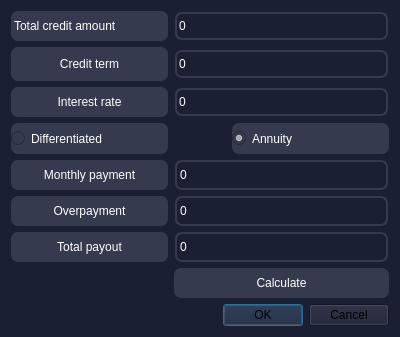
<?xml version="1.0" encoding="UTF-8"?>
<ui version="4.0">
 <class>credit_calc</class>
 <widget class="QDialog" name="credit_calc">
  <property name="geometry">
   <rect>
    <x>0</x>
    <y>0</y>
    <width>400</width>
    <height>325</height>
   </rect>
  </property>
  <property name="windowTitle">
   <string>Dialog</string>
  </property>
  <property name="styleSheet">
   <string notr="true">background-color: #1A1F33;</string>
  </property>
  <layout class="QGridLayout" name="gridLayout_2">
   <item row="1" column="0">
    <widget class="QDialogButtonBox" name="buttonBox">
     <property name="orientation">
      <enum>Qt::Horizontal</enum>
     </property>
     <property name="standardButtons">
      <set>QDialogButtonBox::Cancel|QDialogButtonBox::Ok</set>
     </property>
    </widget>
   </item>
   <item row="0" column="0">
    <layout class="QGridLayout" name="gridLayout">
     <item row="4" column="1" alignment="Qt::AlignRight">
      <widget class="QRadioButton" name="radioButton_annuity">
       <property name="styleSheet">
        <string notr="true">QRadioButton {
	background-color: #353A4E;
	color: white;
	font-family: 'JetBrains Mono';
	padding: 8px 0 8px;
	border-radius: 7px;
	width: 157px;
	max-width: 157px;
}</string>
       </property>
       <property name="text">
        <string>Annuity</string>
       </property>
       <property name="checked">
        <bool>true</bool>
       </property>
       <property name="autoExclusive">
        <bool>false</bool>
       </property>
      </widget>
     </item>
     <item row="7" column="1">
      <widget class="QLabel" name="label_overpayment">
       <property name="styleSheet">
        <string notr="true">QLabel {
	border: 1.5px solid #353A4E;
	border-radius: 7px;
	padding: 4px 0 4px;
	margin: 0 1px 0;
	font-family: 'JetBrains Mono';
	color: white;
}</string>
       </property>
       <property name="text">
        <string>0</string>
       </property>
      </widget>
     </item>
     <item row="8" column="0" alignment="Qt::AlignHCenter">
      <widget class="QLabel" name="label_6">
       <property name="toolTip">
        <string>&lt;html&gt;&lt;head/&gt;&lt;body&gt;&lt;p align=&quot;center&quot;&gt;&lt;br/&gt;&lt;/p&gt;&lt;/body&gt;&lt;/html&gt;</string>
       </property>
       <property name="styleSheet">
        <string notr="true">QLabel {
	background-color: #353A4E;
	color: white;
	font-family: 'JetBrains Mono';
	padding: 8px 0 8px;
	border-radius: 7px;
	min-width: 157px;
}</string>
       </property>
       <property name="text">
        <string>Total payout</string>
       </property>
       <property name="alignment">
        <set>Qt::AlignCenter</set>
       </property>
      </widget>
     </item>
     <item row="0" column="0" alignment="Qt::AlignHCenter|Qt::AlignVCenter">
      <widget class="QLabel" name="label">
       <property name="styleSheet">
        <string notr="true">QLabel {
	background-color: #353A4E;
	color: white;
	font-family: 'JetBrains Mono';
	padding: 8px 0 8px;
	border-radius: 7px;
	min-width: 157px;
	max-width: 157px;
}</string>
       </property>
       <property name="text">
        <string>Total credit amount</string>
       </property>
      </widget>
     </item>
     <item row="8" column="1">
      <widget class="QLabel" name="label_total_payout">
       <property name="styleSheet">
        <string notr="true">QLabel {
	border: 1.5px solid #353A4E;
	border-radius: 7px;
	padding: 4px 0 4px;
	margin: 0 1px 0;
	font-family: 'JetBrains Mono';
	color: white;
}</string>
       </property>
       <property name="text">
        <string>0</string>
       </property>
      </widget>
     </item>
     <item row="6" column="0" alignment="Qt::AlignHCenter">
      <widget class="QLabel" name="label_4">
       <property name="styleSheet">
        <string notr="true">QLabel {
	background-color: #353A4E;
	color: white;
	font-family: 'JetBrains Mono';
	padding: 8px 0 8px;
	border-radius: 7px;
	min-width: 157px;
}</string>
       </property>
       <property name="text">
        <string>Monthly payment</string>
       </property>
       <property name="alignment">
        <set>Qt::AlignCenter</set>
       </property>
      </widget>
     </item>
     <item row="0" column="1">
      <widget class="QLineEdit" name="lineEdit">
       <property name="styleSheet">
        <string notr="true">QLineEdit {
	border: 1.5px solid #353A4E;
	border-radius: 7px;
	padding: 4px 0 4px;
	margin: 0 1px 0;
	font-family: 'JetBrains Mono';
	color: white;
}</string>
       </property>
       <property name="text">
        <string>0</string>
       </property>
      </widget>
     </item>
     <item row="6" column="1">
      <widget class="QLabel" name="label_monthly_payment">
       <property name="styleSheet">
        <string notr="true">QLabel {
	border: 1.5px solid #353A4E;
	border-radius: 7px;
	padding: 4px 0 4px;
	margin: 0 1px 0;
	font-family: 'JetBrains Mono';
	color: white;
}</string>
       </property>
       <property name="text">
        <string>0</string>
       </property>
      </widget>
     </item>
     <item row="2" column="1">
      <widget class="QLineEdit" name="lineEdit_3">
       <property name="styleSheet">
        <string notr="true">QLineEdit {
	border: 1.5px solid #353A4E;
	border-radius: 7px;
	padding: 4px 0 4px;
	margin: 0 1px 0;
	font-family: 'JetBrains Mono';
	color: white;
}</string>
       </property>
       <property name="text">
        <string>0</string>
       </property>
      </widget>
     </item>
     <item row="7" column="0" alignment="Qt::AlignHCenter">
      <widget class="QLabel" name="label_5">
       <property name="styleSheet">
        <string notr="true">QLabel {
	background-color: #353A4E;
	color: white;
	font-family: 'JetBrains Mono';
	padding: 8px 0 8px;
	border-radius: 7px;
	min-width: 157px;
}</string>
       </property>
       <property name="text">
        <string>Overpayment</string>
       </property>
       <property name="alignment">
        <set>Qt::AlignCenter</set>
       </property>
      </widget>
     </item>
     <item row="1" column="0" alignment="Qt::AlignHCenter">
      <widget class="QLabel" name="label_2">
       <property name="minimumSize">
        <size>
         <width>157</width>
         <height>34</height>
        </size>
       </property>
       <property name="maximumSize">
        <size>
         <width>157</width>
         <height>16777215</height>
        </size>
       </property>
       <property name="styleSheet">
        <string notr="true">QLabel {
	background-color: #353A4E;
	color: white;
	font-family: 'JetBrains Mono';
	padding: 8px 0 8px;
	border-radius: 7px;
	min-width: 157px;
	heigh: 26px;
}</string>
       </property>
       <property name="text">
        <string>Credit term</string>
       </property>
       <property name="alignment">
        <set>Qt::AlignCenter</set>
       </property>
      </widget>
     </item>
     <item row="4" column="0">
      <widget class="QRadioButton" name="radioButton_differentiated">
       <property name="styleSheet">
        <string notr="true">QRadioButton {
	background-color: #353A4E;
	color: white;
	font-family: 'JetBrains Mono';
	padding: 8px 0 8px;
	border-radius: 7px;
	width: 157px;
	max-width: 157px;
}</string>
       </property>
       <property name="text">
        <string>Differentiated</string>
       </property>
       <property name="checkable">
        <bool>true</bool>
       </property>
      </widget>
     </item>
     <item row="2" column="0" alignment="Qt::AlignHCenter">
      <widget class="QLabel" name="label_3">
       <property name="styleSheet">
        <string notr="true">QLabel {
	background-color: #353A4E;
	color: white;
	font-family: 'JetBrains Mono';
	padding: 8px 0 8px;
	border-radius: 7px;
	min-width: 157px;
}</string>
       </property>
       <property name="text">
        <string>Interest rate</string>
       </property>
       <property name="alignment">
        <set>Qt::AlignCenter</set>
       </property>
      </widget>
     </item>
     <item row="1" column="1">
      <widget class="QLineEdit" name="lineEdit_2">
       <property name="styleSheet">
        <string notr="true">QLineEdit {
	border: 1.5px solid #353A4E;
	border-radius: 7px;
	padding: 4px 0 4px;
	margin: 0 1px 0;
	font-family: 'JetBrains Mono';
	color: white;
}</string>
       </property>
       <property name="text">
        <string>0</string>
       </property>
      </widget>
     </item>
     <item row="9" column="1">
      <widget class="QPushButton" name="pushButton_calculate">
       <property name="styleSheet">
        <string notr="true">QPushButton {
	background-color: #353A4E;
	color: white;
	font-family: 'JetBrains Mono';
	padding: 8px 0 8px;
	border-radius: 7px;
	min-width: 157px;
}</string>
       </property>
       <property name="text">
        <string>Сalculate</string>
       </property>
      </widget>
     </item>
    </layout>
   </item>
  </layout>
 </widget>
 <resources/>
 <connections>
  <connection>
   <sender>buttonBox</sender>
   <signal>accepted()</signal>
   <receiver>credit_calc</receiver>
   <slot>accept()</slot>
   <hints>
    <hint type="sourcelabel">
     <x>248</x>
     <y>254</y>
    </hint>
    <hint type="destinationlabel">
     <x>157</x>
     <y>274</y>
    </hint>
   </hints>
  </connection>
  <connection>
   <sender>buttonBox</sender>
   <signal>rejected()</signal>
   <receiver>credit_calc</receiver>
   <slot>reject()</slot>
   <hints>
    <hint type="sourcelabel">
     <x>316</x>
     <y>260</y>
    </hint>
    <hint type="destinationlabel">
     <x>286</x>
     <y>274</y>
    </hint>
   </hints>
  </connection>
 </connections>
</ui>
